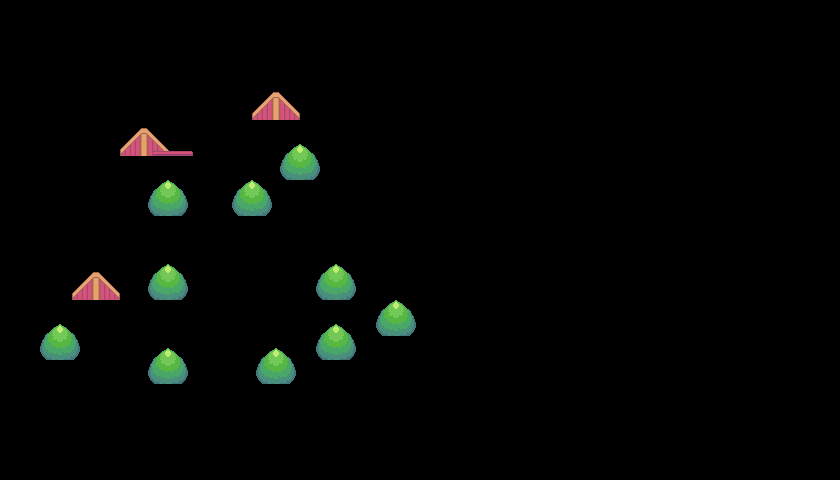

The image is a tile-based game level rendered from a .tmx file. Its description and source (layers, tilesets, objects; grid data summarised) follow:
An orthogonal 70x40 tile map with 12x12 px tiles, 1 tile layer (Foreground Objects), 10 hidden layers not drawn, 2 tilesets.

<map version="1.10" tiledversion="1.10.2" orientation="orthogonal" renderorder="right-down" width="70" height="40" tilewidth="12" tileheight="12" infinite="0" nextlayerid="28" nextobjectid="1">
 <tileset firstgid="1" source="../tilesets/RPG Tileset.tsx" />
 <tileset firstgid="1025" source="../tilesets/Collision.tsx" />
 <group id="27" name="Objetos" visible="0" offsetx="-1.25" offsety="0">
  <layer id="1" name="Water" width="70" height="40">
   <data>[2800 cells, 2800 non-empty, 9 distinct tile ids]</data>
  </layer>
  <layer id="2" name="Terrain" width="70" height="40">
   <data>[2800 cells, 1026 non-empty, 60 distinct tile ids]</data>
  </layer>
  <layer id="5" name="Path" width="70" height="40">
   <data>[2800 cells, 256 non-empty, 24 distinct tile ids]</data>
  </layer>
  <layer id="20" name="Lake" width="70" height="40">
   <data>[2800 cells, 64 non-empty, 9 distinct tile ids]</data>
  </layer>
  <layer id="15" name="Tree-0" width="70" height="40">
   <data>[2800 cells, 47 non-empty, 22 distinct tile ids]</data>
  </layer>
  <layer id="21" name="Tree-1" width="70" height="40">
   <data>[2800 cells, 0 non-empty, 0 distinct tile ids]</data>
  </layer>
  <layer id="14" name="House" width="70" height="40">
   <data>[2800 cells, 146 non-empty, 104 distinct tile ids]</data>
  </layer>
  <layer id="22" name="Tree-1" width="70" height="40">
   <data>[2800 cells, 160 non-empty, 16 distinct tile ids]</data>
  </layer>
  <layer id="23" name="Dock" width="70" height="40">
   <data>[2800 cells, 56 non-empty, 40 distinct tile ids]</data>
  </layer>
 </group>
 <layer id="24" name="Collision" width="70" height="40" visible="0" opacity="0.44">
  <data>[2800 cells, 222 non-empty, 1 distinct tile ids]</data>
 </layer>
 <layer id="25" name="Foreground Objects" width="70" height="40">
  <data>[2800 cells, 165 non-empty, 45 distinct tile ids]</data>
 </layer>
</map>
